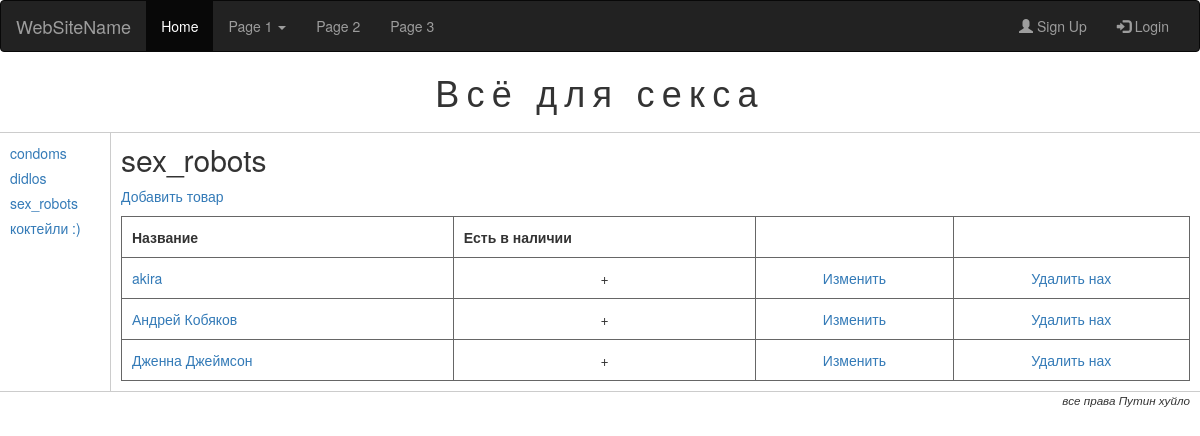
Page /goods/3/ on the earlier database version.
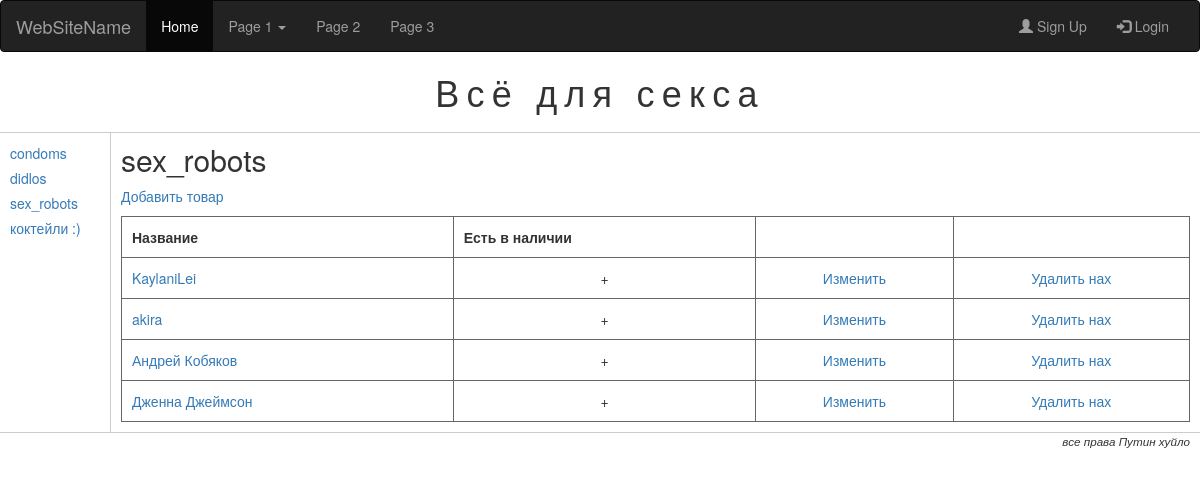
Same page on the later database version.
### startup/models.py (models this page shows, shortened)
class Category(models.Model):
    name = models.CharField(max_length = 30, unique = True)

class Good(models.Model):
    name =  models.CharField(max_length =50, unique = True)
    description =  models.TextField()
    in_stock = models.BooleanField(default =  True, db_index = True)
    category =  models.ForeignKey(Category, null= True, blank = True, on_delete = models.SET_NULL)
    """class  Meta:
        ordering = ["-price", "name"]
        unique_together = ("category", "name", "price")
        verbose_name = "товар"
        verbose_name_plural = "товары" """

### startup/twviews.py (the view)
# urls.py: url(r'^(?:(?P<cat_id>\d+)/)?$', GoodListView.as_view(), name="index"),
class GoodListView(ListView, CategoryListMixin):
    template_name = "index.html"
    paginate_by = 10
    cat = None
    def get(self, request, *args, **kwargs):
        if self.kwargs["cat_id"] == None:
            self.cat = Category.objects.first()
        else:
            self.cat = Category.objects.get(pk = self.kwargs["cat_id"])
        return super(GoodListView, self).get(self, *args, **kwargs)
    def get_context_data(self, **kwargs):
        context = super(GoodListView, self).get_context_data(**kwargs)
        context["category"] = self.cat
        return context
    def get_queryset(self):
        return Good.objects.filter(category = self.cat).order_by("name")

### startup/twviews.py (called while the page is built)
    def get_context_data(self, **kwargs):
        context = super(CategoryListMixin, self).get_context_data(**kwargs)
        context["cats"] =Category.objects.order_by("name")
        return context

### templates/index.html (shortened to what this page needs)
{% extends "base.html" %}
{% block main %}
      <h2> {{category.name}} </h2>
      <p><a href="{% url "good_add" cat_id=category.id %}?page={{ page_obj.number }}">Добавить товар</a></p>
        <table>
    	    <tr>
    	      <th> Название</th>
    	      <th> Есть в наличии</th>
            <th>&nbsp;</th>
            <th>&nbsp;</th>
    	    </tr>
    	    {% for good in object_list %}
    	      <tr>
    	        <td><a href="{%  url "good" good_id=good.id %}?page={{page_obj.number}}">{{good.name}}</a></td>
    	        <td class = "centered"> {% if good.in_stock %} + {% endif %}</td>
              <td class="centered"><a href="{% url "good_edit" good_id=good.id %}?page={{ page_obj.number }}">Изменить</a></td>
              <td class="centered"><a href="{% url "good_delete" good_id=good.id %}?page={{ page_obj.number }}">Удалить нах</a></td>
    	      </tr>
    	    {% endfor %}
        </table>
{% endblock %}

### templates/base.html (shortened to what this page needs)
{% load staticfiles %}
<!doctype html>
<html>
  <head>
  <link rel="stylesheet" href="https://maxcdn.bootstrapcdn.com/bootstrap/3.3.7/css/bootstrap.min.css">
    <link type="text/css" href ="{% static "main.css" %}" rel="stylesheet">
  </head>
  <body>
     <nav class="navbar navbar-inverse">
  <div class="container-fluid">
    <div class="navbar-header">
      <a class="navbar-brand" href="#">WebSiteName</a>
    </div>
    <div class="collapse navbar-collapse" id="myNavbar">
      <ul class="nav navbar-nav">
        <li class="active"><a href="#">Home</a></li>
        <li class="dropdown">
          <a class="dropdown-toggle" data-toggle="dropdown" href="#">Page 1 <span class="caret"></span></a>
        </li>
        <li><a href="#">Page 2</a></li>
        <li><a href="#">Page 3</a></li>
      </ul>
      <ul class="nav navbar-nav navbar-right">
        <li><a href="#"><span class="glyphicon glyphicon-user"></span> Sign Up</a></li>
        <li><a href="#"><span class="glyphicon glyphicon-log-in"></span> Login</a></li>
      </ul>
    </div>
  </div>
</nav>
    <div id = "header">
      <h1> Всё для секса </h1>
    </div>
    <div id="leftmenu">
      <ul>
        {% for cat in cats %}
          <li><a href="{% url "index" cat_id=cat.id%}">{{cat.name}}</a> </li>
        {% endfor %}
      </ul>
    </div>
    <div id="main">
       {% block main %}
       {% endblock %}
    </div>
    <div id = "footer">
        <p>все права Путин хуйло</p>
      </div>
  </body>
</html>

Differences in the rows shown:
added Good: name "KaylaniLei"
